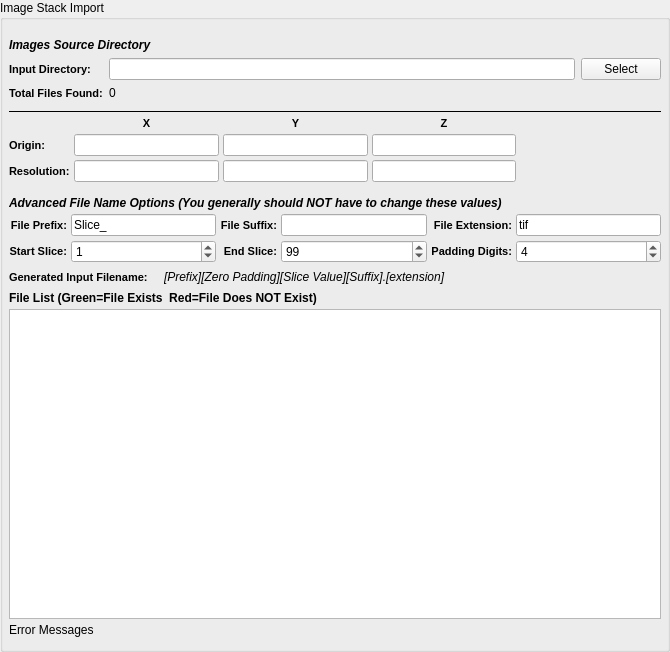
<?xml version="1.0" encoding="UTF-8"?>
<ui version="4.0">
 <class>QImportImageStackWidget</class>
 <widget class="QFilterWidget" name="QImportImageStackWidget">
  <property name="geometry">
   <rect>
    <x>0</x>
    <y>0</y>
    <width>670</width>
    <height>652</height>
   </rect>
  </property>
  <property name="windowTitle">
   <string>Form</string>
  </property>
  <property name="title">
   <string>Image Stack Import</string>
  </property>
  <layout class="QGridLayout" name="gridLayout_3">
   <property name="leftMargin">
    <number>6</number>
   </property>
   <property name="topMargin">
    <number>12</number>
   </property>
   <property name="rightMargin">
    <number>6</number>
   </property>
   <property name="bottomMargin">
    <number>12</number>
   </property>
   <property name="spacing">
    <number>4</number>
   </property>
   <item row="6" column="0">
    <layout class="QGridLayout" name="gridLayout_20">
     <item row="1" column="0">
      <widget class="QLabel" name="label_50">
       <property name="styleSheet">
        <string notr="true">QLabel {
font-weight: bold;
font-size: 11px;
}</string>
       </property>
       <property name="text">
        <string>Start Slice:</string>
       </property>
       <property name="alignment">
        <set>Qt::AlignRight|Qt::AlignTrailing|Qt::AlignVCenter</set>
       </property>
      </widget>
     </item>
     <item row="1" column="1">
      <widget class="QSpinBox" name="m_ZStartIndex">
       <property name="minimumSize">
        <size>
         <width>75</width>
         <height>0</height>
        </size>
       </property>
       <property name="toolTip">
        <string>Which file index to start the import at.</string>
       </property>
       <property name="maximum">
        <number>1000000</number>
       </property>
       <property name="value">
        <number>1</number>
       </property>
      </widget>
     </item>
     <item row="1" column="2">
      <widget class="QLabel" name="label_51">
       <property name="styleSheet">
        <string notr="true">QLabel {
font-weight: bold;
font-size: 11px;
}</string>
       </property>
       <property name="text">
        <string>End Slice:</string>
       </property>
       <property name="alignment">
        <set>Qt::AlignRight|Qt::AlignTrailing|Qt::AlignVCenter</set>
       </property>
      </widget>
     </item>
     <item row="1" column="3">
      <widget class="QSpinBox" name="m_ZEndIndex">
       <property name="minimumSize">
        <size>
         <width>75</width>
         <height>0</height>
        </size>
       </property>
       <property name="toolTip">
        <string>The file index to stop the import at. (Inclusive)</string>
       </property>
       <property name="maximum">
        <number>1000000</number>
       </property>
       <property name="value">
        <number>99</number>
       </property>
      </widget>
     </item>
     <item row="1" column="4">
      <widget class="QLabel" name="label_21">
       <property name="styleSheet">
        <string notr="true">QLabel {
font-weight: bold;
font-size: 11px;
}</string>
       </property>
       <property name="text">
        <string>Padding Digits:</string>
       </property>
       <property name="alignment">
        <set>Qt::AlignRight|Qt::AlignTrailing|Qt::AlignVCenter</set>
       </property>
      </widget>
     </item>
     <item row="1" column="5">
      <widget class="QSpinBox" name="m_TotalDigits">
       <property name="toolTip">
        <string>The number of digits to allow for the slice index.</string>
       </property>
       <property name="value">
        <number>4</number>
       </property>
      </widget>
     </item>
     <item row="0" column="0">
      <widget class="QLabel" name="label_32">
       <property name="styleSheet">
        <string notr="true">QLabel {
font-weight: bold;
font-size: 11px;
}</string>
       </property>
       <property name="text">
        <string>File Prefix:</string>
       </property>
       <property name="alignment">
        <set>Qt::AlignRight|Qt::AlignTrailing|Qt::AlignVCenter</set>
       </property>
      </widget>
     </item>
     <item row="0" column="1">
      <widget class="QLineEdit" name="m_FilePrefix">
       <property name="toolTip">
        <string>The front part of the input file name</string>
       </property>
       <property name="text">
        <string>Slice_</string>
       </property>
      </widget>
     </item>
     <item row="0" column="2">
      <widget class="QLabel" name="label_13">
       <property name="styleSheet">
        <string notr="true">QLabel {
font-weight: bold;
font-size: 11px;
}</string>
       </property>
       <property name="text">
        <string>File Suffix:</string>
       </property>
       <property name="alignment">
        <set>Qt::AlignRight|Qt::AlignTrailing|Qt::AlignVCenter</set>
       </property>
      </widget>
     </item>
     <item row="0" column="3">
      <widget class="QLineEdit" name="m_FileSuffix">
       <property name="toolTip">
        <string>The part of the filename that comes AFTER the slice index</string>
       </property>
      </widget>
     </item>
     <item row="0" column="4">
      <widget class="QLabel" name="label_56">
       <property name="styleSheet">
        <string notr="true">QLabel {
font-weight: bold;
font-size: 11px;
}</string>
       </property>
       <property name="text">
        <string>File Extension:</string>
       </property>
       <property name="alignment">
        <set>Qt::AlignRight|Qt::AlignTrailing|Qt::AlignVCenter</set>
       </property>
      </widget>
     </item>
     <item row="0" column="5">
      <widget class="QLineEdit" name="m_FileExt">
       <property name="toolTip">
        <string>The file extension of the input files</string>
       </property>
       <property name="text">
        <string>tif</string>
       </property>
      </widget>
     </item>
    </layout>
   </item>
   <item row="5" column="0">
    <widget class="QLabel" name="label_58">
     <property name="styleSheet">
      <string notr="true">QLabel 
{
	font-style: italic;font-weight: bold;
font-size: 12px;
}</string>
     </property>
     <property name="text">
      <string>Advanced File Name Options (You generally should NOT have to change these values)</string>
     </property>
    </widget>
   </item>
   <item row="4" column="0">
    <layout class="QGridLayout" name="gridLayout_2">
     <property name="bottomMargin">
      <number>10</number>
     </property>
     <item row="2" column="0">
      <widget class="QLabel" name="label_2">
       <property name="styleSheet">
        <string notr="true">QLabel {
font-weight: bold;
font-size: 11px;
}</string>
       </property>
       <property name="text">
        <string>Resolution:</string>
       </property>
      </widget>
     </item>
     <item row="1" column="0">
      <widget class="QLabel" name="label">
       <property name="styleSheet">
        <string notr="true">QLabel {
font-weight: bold;
font-size: 11px;
}</string>
       </property>
       <property name="text">
        <string>Origin:</string>
       </property>
      </widget>
     </item>
     <item row="2" column="3">
      <widget class="QLineEdit" name="zRes"/>
     </item>
     <item row="1" column="2">
      <widget class="QLineEdit" name="yOrigin"/>
     </item>
     <item row="1" column="3">
      <widget class="QLineEdit" name="zOrigin"/>
     </item>
     <item row="2" column="2">
      <widget class="QLineEdit" name="yRes"/>
     </item>
     <item row="2" column="1">
      <widget class="QLineEdit" name="xRes"/>
     </item>
     <item row="1" column="1">
      <widget class="QLineEdit" name="xOrigin"/>
     </item>
     <item row="0" column="1">
      <widget class="QLabel" name="label_3">
       <property name="styleSheet">
        <string notr="true">QLabel {
font-weight: bold;
font-size: 11px;
}</string>
       </property>
       <property name="text">
        <string>X</string>
       </property>
       <property name="alignment">
        <set>Qt::AlignCenter</set>
       </property>
      </widget>
     </item>
     <item row="0" column="2">
      <widget class="QLabel" name="label_4">
       <property name="styleSheet">
        <string notr="true">QLabel {
font-weight: bold;
font-size: 11px;
}</string>
       </property>
       <property name="text">
        <string>Y</string>
       </property>
       <property name="alignment">
        <set>Qt::AlignCenter</set>
       </property>
      </widget>
     </item>
     <item row="0" column="3">
      <widget class="QLabel" name="label_6">
       <property name="styleSheet">
        <string notr="true">QLabel {
font-weight: bold;
font-size: 11px;
}</string>
       </property>
       <property name="text">
        <string>Z</string>
       </property>
       <property name="alignment">
        <set>Qt::AlignCenter</set>
       </property>
      </widget>
     </item>
     <item row="0" column="4" rowspan="3">
      <spacer name="horizontalSpacer">
       <property name="orientation">
        <enum>Qt::Horizontal</enum>
       </property>
       <property name="sizeHint" stdset="0">
        <size>
         <width>40</width>
         <height>20</height>
        </size>
       </property>
      </spacer>
     </item>
    </layout>
   </item>
   <item row="3" column="0">
    <widget class="Line" name="line_9">
     <property name="frameShadow">
      <enum>QFrame::Plain</enum>
     </property>
     <property name="orientation">
      <enum>Qt::Horizontal</enum>
     </property>
    </widget>
   </item>
   <item row="0" column="0">
    <layout class="QGridLayout" name="gridLayout">
     <property name="topMargin">
      <number>6</number>
     </property>
     <property name="bottomMargin">
      <number>6</number>
     </property>
     <property name="spacing">
      <number>6</number>
     </property>
     <item row="0" column="0" colspan="3">
      <widget class="QLabel" name="label_5">
       <property name="styleSheet">
        <string notr="true">QLabel 
{
	font-style: italic;font-weight: bold;
font-size: 12px;
}</string>
       </property>
       <property name="text">
        <string>Images Source Directory</string>
       </property>
      </widget>
     </item>
     <item row="1" column="0">
      <widget class="QLabel" name="label_29">
       <property name="toolTip">
        <string>The directory that contains the .ang or .ctf files</string>
       </property>
       <property name="styleSheet">
        <string notr="true">QLabel {
font-weight: bold;
font-size: 11px;
}</string>
       </property>
       <property name="text">
        <string>Input Directory:</string>
       </property>
      </widget>
     </item>
     <item row="1" column="1">
      <widget class="QFSDropLineEdit" name="m_InputDir"/>
     </item>
     <item row="1" column="2">
      <widget class="QPushButton" name="m_InputDirBtn">
       <property name="text">
        <string>Select</string>
       </property>
      </widget>
     </item>
     <item row="2" column="0">
      <widget class="QLabel" name="label_47">
       <property name="styleSheet">
        <string notr="true">QLabel {
font-weight: bold;
font-size: 11px;
}</string>
       </property>
       <property name="text">
        <string>Total Files Found:</string>
       </property>
      </widget>
     </item>
     <item row="2" column="1">
      <widget class="QLabel" name="m_TotalSlices">
       <property name="text">
        <string>0</string>
       </property>
      </widget>
     </item>
    </layout>
   </item>
   <item row="10" column="0">
    <widget class="QLabel" name="m_ErrorMessage">
     <property name="text">
      <string>Error Messages</string>
     </property>
    </widget>
   </item>
   <item row="9" column="0">
    <widget class="QListWidget" name="m_FileListView">
     <property name="sizePolicy">
      <sizepolicy hsizetype="Expanding" vsizetype="MinimumExpanding">
       <horstretch>0</horstretch>
       <verstretch>0</verstretch>
      </sizepolicy>
     </property>
     <property name="toolTip">
      <string>The list of files that will be imported in the order they will be imported into the HDF5 Ebsd File</string>
     </property>
    </widget>
   </item>
   <item row="8" column="0">
    <widget class="QLabel" name="label_57">
     <property name="font">
      <font>
       <weight>75</weight>
       <italic>false</italic>
       <bold>true</bold>
      </font>
     </property>
     <property name="text">
      <string>File List (Green=File Exists  Red=File Does NOT Exist)</string>
     </property>
    </widget>
   </item>
   <item row="7" column="0">
    <layout class="QHBoxLayout" name="_6">
     <item>
      <widget class="QLabel" name="label_17">
       <property name="styleSheet">
        <string notr="true">QLabel {
font-weight: bold;
font-size: 11px;
}</string>
       </property>
       <property name="text">
        <string>Generated Input Filename:</string>
       </property>
      </widget>
     </item>
     <item>
      <spacer name="horizontalSpacer_24">
       <property name="orientation">
        <enum>Qt::Horizontal</enum>
       </property>
       <property name="sizeType">
        <enum>QSizePolicy::Fixed</enum>
       </property>
       <property name="sizeHint" stdset="0">
        <size>
         <width>12</width>
         <height>20</height>
        </size>
       </property>
      </spacer>
     </item>
     <item>
      <widget class="QLabel" name="m_GeneratedFileNameExample">
       <property name="font">
        <font>
         <italic>true</italic>
        </font>
       </property>
       <property name="text">
        <string>[Prefix][Zero Padding][Slice Value][Suffix].[extension]</string>
       </property>
      </widget>
     </item>
     <item>
      <spacer name="horizontalSpacer_25">
       <property name="orientation">
        <enum>Qt::Horizontal</enum>
       </property>
       <property name="sizeHint" stdset="0">
        <size>
         <width>40</width>
         <height>20</height>
        </size>
       </property>
      </spacer>
     </item>
    </layout>
   </item>
  </layout>
 </widget>
 <customwidgets>
  <customwidget>
   <class>QFSDropLineEdit</class>
   <extends>QLineEdit</extends>
   <header location="global">QFSDropLineEdit.h</header>
  </customwidget>
  <customwidget>
   <class>QFilterWidget</class>
   <extends>QGroupBox</extends>
   <header location="global">QFilterWidget.h</header>
   <container>1</container>
  </customwidget>
 </customwidgets>
 <resources/>
 <connections/>
</ui>
